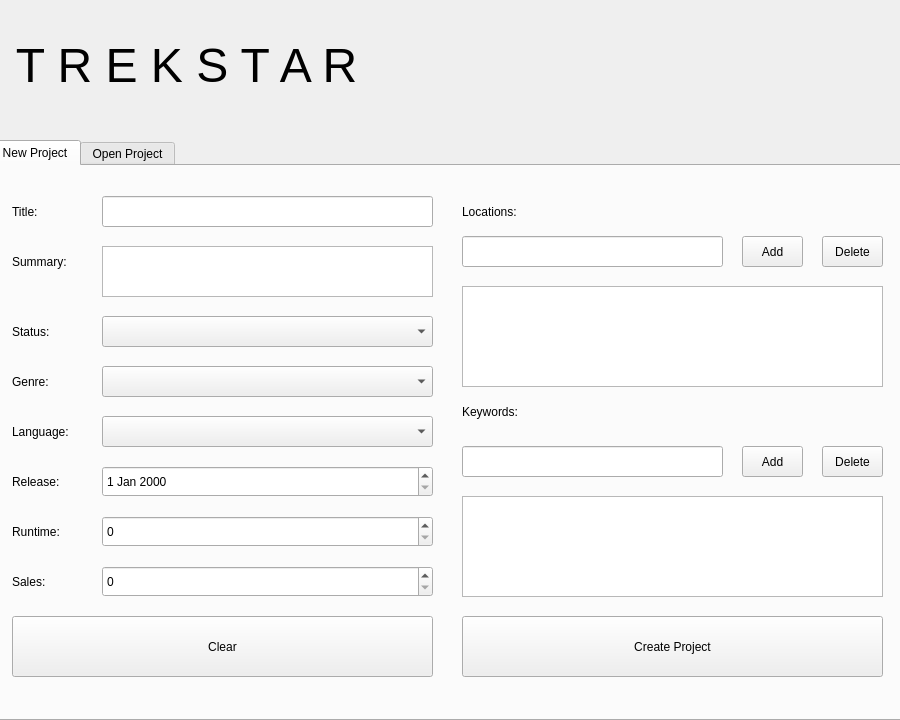
<?xml version="1.0" encoding="UTF-8"?>
<ui version="4.0">
 <class>MainWindow</class>
 <widget class="QMainWindow" name="MainWindow">
  <property name="geometry">
   <rect>
    <x>0</x>
    <y>0</y>
    <width>900</width>
    <height>720</height>
   </rect>
  </property>
  <property name="windowTitle">
   <string>TrekStar</string>
  </property>
  <property name="windowIcon">
   <iconset>
    <normaloff>icon2.png</normaloff>icon2.png</iconset>
  </property>
  <property name="styleSheet">
   <string notr="true"/>
  </property>
  <widget class="QWidget" name="centralWidget">
   <property name="autoFillBackground">
    <bool>false</bool>
   </property>
   <widget class="QLabel" name="lblTitle">
    <property name="geometry">
     <rect>
      <x>-10</x>
      <y>-10</y>
      <width>921</width>
      <height>151</height>
     </rect>
    </property>
    <property name="font">
     <font>
      <family>Helvetica Neue</family>
      <pointsize>36</pointsize>
      <weight>50</weight>
      <italic>false</italic>
      <bold>false</bold>
     </font>
    </property>
    <property name="text">
     <string>  T R E K S T A R</string>
    </property>
   </widget>
   <widget class="QTabWidget" name="tabWidget">
    <property name="enabled">
     <bool>true</bool>
    </property>
    <property name="geometry">
     <rect>
      <x>-10</x>
      <y>140</y>
      <width>921</width>
      <height>581</height>
     </rect>
    </property>
    <property name="currentIndex">
     <number>0</number>
    </property>
    <widget class="QWidget" name="tabNew">
     <attribute name="title">
      <string>New Project</string>
     </attribute>
     <widget class="QPushButton" name="cmdCreate">
      <property name="geometry">
       <rect>
        <x>470</x>
        <y>450</y>
        <width>421</width>
        <height>61</height>
       </rect>
      </property>
      <property name="text">
       <string>Create Project</string>
      </property>
     </widget>
     <widget class="QTextEdit" name="txtSummary">
      <property name="geometry">
       <rect>
        <x>110</x>
        <y>80</y>
        <width>331</width>
        <height>51</height>
       </rect>
      </property>
     </widget>
     <widget class="QLineEdit" name="txtTitleProject">
      <property name="geometry">
       <rect>
        <x>110</x>
        <y>30</y>
        <width>331</width>
        <height>31</height>
       </rect>
      </property>
     </widget>
     <widget class="QLabel" name="lblRuntime">
      <property name="geometry">
       <rect>
        <x>20</x>
        <y>350</y>
        <width>60</width>
        <height>31</height>
       </rect>
      </property>
      <property name="text">
       <string>Runtime:</string>
      </property>
     </widget>
     <widget class="QLabel" name="lblLanguage">
      <property name="geometry">
       <rect>
        <x>20</x>
        <y>250</y>
        <width>81</width>
        <height>31</height>
       </rect>
      </property>
      <property name="text">
       <string>Language:</string>
      </property>
     </widget>
     <widget class="QComboBox" name="cbGenre">
      <property name="geometry">
       <rect>
        <x>110</x>
        <y>200</y>
        <width>331</width>
        <height>31</height>
       </rect>
      </property>
     </widget>
     <widget class="QComboBox" name="cbLanguage">
      <property name="geometry">
       <rect>
        <x>110</x>
        <y>250</y>
        <width>331</width>
        <height>31</height>
       </rect>
      </property>
      <property name="currentText">
       <string/>
      </property>
     </widget>
     <widget class="QLabel" name="lblTitleProjects">
      <property name="geometry">
       <rect>
        <x>20</x>
        <y>30</y>
        <width>51</width>
        <height>31</height>
       </rect>
      </property>
      <property name="text">
       <string>Title:</string>
      </property>
     </widget>
     <widget class="QPushButton" name="cmdLocationAdd">
      <property name="geometry">
       <rect>
        <x>750</x>
        <y>70</y>
        <width>61</width>
        <height>31</height>
       </rect>
      </property>
      <property name="text">
       <string>Add</string>
      </property>
     </widget>
     <widget class="QLabel" name="lblRelease">
      <property name="geometry">
       <rect>
        <x>20</x>
        <y>300</y>
        <width>91</width>
        <height>31</height>
       </rect>
      </property>
      <property name="text">
       <string>Release:</string>
      </property>
     </widget>
     <widget class="QLineEdit" name="txtKeywordsAdd">
      <property name="geometry">
       <rect>
        <x>470</x>
        <y>280</y>
        <width>261</width>
        <height>31</height>
       </rect>
      </property>
     </widget>
     <widget class="QLabel" name="lblSales">
      <property name="geometry">
       <rect>
        <x>20</x>
        <y>400</y>
        <width>81</width>
        <height>31</height>
       </rect>
      </property>
      <property name="text">
       <string>Sales:</string>
      </property>
     </widget>
     <widget class="QDateEdit" name="deRelease">
      <property name="geometry">
       <rect>
        <x>110</x>
        <y>300</y>
        <width>331</width>
        <height>31</height>
       </rect>
      </property>
     </widget>
     <widget class="QPushButton" name="cmdKeywordsAdd">
      <property name="geometry">
       <rect>
        <x>750</x>
        <y>280</y>
        <width>61</width>
        <height>31</height>
       </rect>
      </property>
      <property name="text">
       <string>Add</string>
      </property>
     </widget>
     <widget class="QLabel" name="lblSummary">
      <property name="geometry">
       <rect>
        <x>20</x>
        <y>80</y>
        <width>81</width>
        <height>31</height>
       </rect>
      </property>
      <property name="text">
       <string>Summary:</string>
      </property>
     </widget>
     <widget class="QLabel" name="lblGenre">
      <property name="geometry">
       <rect>
        <x>20</x>
        <y>200</y>
        <width>60</width>
        <height>31</height>
       </rect>
      </property>
      <property name="text">
       <string>Genre:</string>
      </property>
     </widget>
     <widget class="QLabel" name="lblKeywords">
      <property name="geometry">
       <rect>
        <x>470</x>
        <y>230</y>
        <width>91</width>
        <height>31</height>
       </rect>
      </property>
      <property name="text">
       <string>Keywords:</string>
      </property>
     </widget>
     <widget class="QLabel" name="lblLocations">
      <property name="geometry">
       <rect>
        <x>470</x>
        <y>30</y>
        <width>91</width>
        <height>31</height>
       </rect>
      </property>
      <property name="text">
       <string>Locations:</string>
      </property>
     </widget>
     <widget class="QLineEdit" name="txtLocationAdd">
      <property name="geometry">
       <rect>
        <x>470</x>
        <y>70</y>
        <width>261</width>
        <height>31</height>
       </rect>
      </property>
     </widget>
     <widget class="QPushButton" name="cmdClear">
      <property name="geometry">
       <rect>
        <x>20</x>
        <y>450</y>
        <width>421</width>
        <height>61</height>
       </rect>
      </property>
      <property name="text">
       <string>Clear</string>
      </property>
     </widget>
     <widget class="QSpinBox" name="sbSales">
      <property name="geometry">
       <rect>
        <x>110</x>
        <y>400</y>
        <width>331</width>
        <height>31</height>
       </rect>
      </property>
      <property name="maximum">
       <number>999999999</number>
      </property>
      <property name="singleStep">
       <number>100</number>
      </property>
     </widget>
     <widget class="QPushButton" name="cmdLocationDel">
      <property name="geometry">
       <rect>
        <x>830</x>
        <y>70</y>
        <width>61</width>
        <height>31</height>
       </rect>
      </property>
      <property name="text">
       <string>Delete</string>
      </property>
     </widget>
     <widget class="QPushButton" name="cmdKeywordsDel">
      <property name="geometry">
       <rect>
        <x>830</x>
        <y>280</y>
        <width>61</width>
        <height>31</height>
       </rect>
      </property>
      <property name="text">
       <string>Delete</string>
      </property>
     </widget>
     <widget class="QListWidget" name="lstLocations">
      <property name="geometry">
       <rect>
        <x>470</x>
        <y>120</y>
        <width>421</width>
        <height>101</height>
       </rect>
      </property>
     </widget>
     <widget class="QListWidget" name="lstKeywords">
      <property name="geometry">
       <rect>
        <x>470</x>
        <y>330</y>
        <width>421</width>
        <height>101</height>
       </rect>
      </property>
     </widget>
     <widget class="QSpinBox" name="sbRuntime">
      <property name="geometry">
       <rect>
        <x>110</x>
        <y>350</y>
        <width>331</width>
        <height>31</height>
       </rect>
      </property>
      <property name="maximum">
       <number>1000</number>
      </property>
     </widget>
     <widget class="QLabel" name="lblStatus">
      <property name="geometry">
       <rect>
        <x>20</x>
        <y>150</y>
        <width>71</width>
        <height>31</height>
       </rect>
      </property>
      <property name="text">
       <string>Status:</string>
      </property>
     </widget>
     <widget class="QComboBox" name="cbStatus">
      <property name="geometry">
       <rect>
        <x>110</x>
        <y>150</y>
        <width>331</width>
        <height>31</height>
       </rect>
      </property>
     </widget>
    </widget>
    <widget class="QWidget" name="tabOpen">
     <attribute name="title">
      <string>Open Project</string>
     </attribute>
     <widget class="QPushButton" name="cmdOpenProject">
      <property name="geometry">
       <rect>
        <x>460</x>
        <y>420</y>
        <width>421</width>
        <height>81</height>
       </rect>
      </property>
      <property name="text">
       <string>Open Project</string>
      </property>
     </widget>
     <widget class="QPushButton" name="cmdProjectDel">
      <property name="geometry">
       <rect>
        <x>30</x>
        <y>420</y>
        <width>421</width>
        <height>81</height>
       </rect>
      </property>
      <property name="text">
       <string>Delete Project</string>
      </property>
     </widget>
     <widget class="QLineEdit" name="txtFilter">
      <property name="geometry">
       <rect>
        <x>30</x>
        <y>20</y>
        <width>441</width>
        <height>31</height>
       </rect>
      </property>
     </widget>
     <widget class="QComboBox" name="cbFilter">
      <property name="geometry">
       <rect>
        <x>490</x>
        <y>20</y>
        <width>271</width>
        <height>31</height>
       </rect>
      </property>
     </widget>
     <widget class="QPushButton" name="cmdFilter">
      <property name="geometry">
       <rect>
        <x>780</x>
        <y>20</y>
        <width>101</width>
        <height>32</height>
       </rect>
      </property>
      <property name="text">
       <string>Filter</string>
      </property>
     </widget>
     <widget class="QListWidget" name="lstProjects">
      <property name="geometry">
       <rect>
        <x>30</x>
        <y>71</y>
        <width>851</width>
        <height>331</height>
       </rect>
      </property>
     </widget>
    </widget>
   </widget>
  </widget>
 </widget>
 <layoutdefault spacing="6" margin="11"/>
 <resources/>
 <connections/>
</ui>
